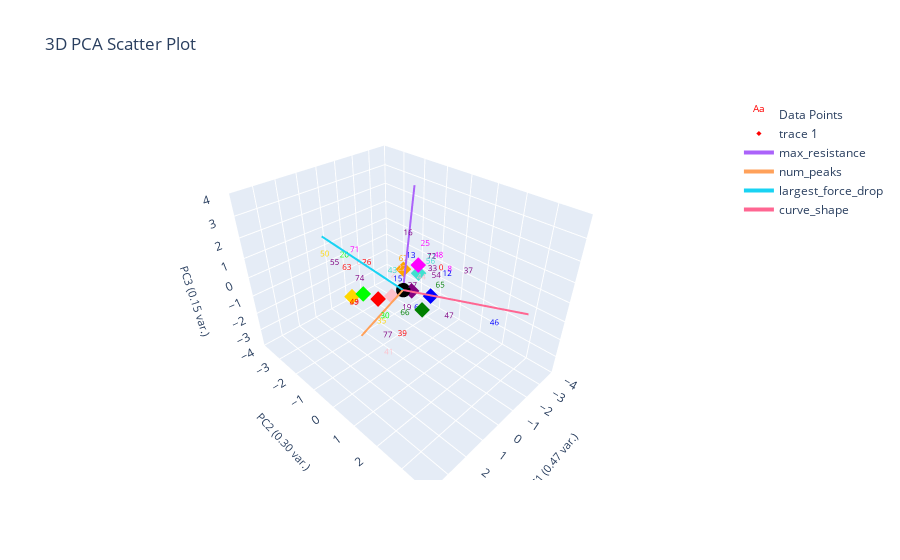

Notebook cell for this chart:
### Markdown cell above
# Plot Labeled Data Only

### Code cell
marions_labeled_data[f'{ylabel_name}_nums'] = marions_labeled_data[ylabel_name].map(ylabel_to_cluster_num)
# plotting.get_curve_idx_from_cluster_color('purple', marions_labeled_data[f'{ylabel_name}_nums'], marions_labeled_data.index, data_features)

plotting.plot_clusters_seperately(marions_labeled_data[f'{ylabel_name}_nums'], curve_data, ylabel_name,
                                  cluster_category_names=list(ylabel_to_cluster_num.keys()),
                                  bold_idxs=marions_labeled_data.index.tolist()) 
plotting.plot_pca(marions_labeled_data, marions_labeled_data[f'{ylabel_name}_nums'], graph_title="Clustering Labeled Data", num_pc=3, ylabel_name=ylabel_name, centroids=label_centroids)

### Figure 1 — Plotly figure (JSON) as saved in the notebook; plotly's stock layout.template omitted (floating-point values rounded to 4 significant figures)
{"data": [{"mode": "text", "name": "Data Points", "text": ["0", "2", "8", "11", "12", "13", "15", "16", "19", "20", "22", "25", "26", "27", "30", "33", "35", "37", "39", "41", "43", "44", "46", "47", "48", "49", "50", "53", "54", "55", "56", "62", "63", "65", "66", "67", "68", "71", "72", "74", "77"], "textfont": {"color": ["red", "pink", "magenta", "turquoise", "blue", "blue", "blue", "purple", "purple", "lime", "pink", "magenta", "red", "purple", "lime", "purple", "gold", "purple", "red", "pink", "turquoise", "pink", "blue", "purple", "magenta", "red", "gold", "red", "purple", "purple", "turquoise", "pink", "red", "green", "green", "orange", "blue", "magenta", "purple", "purple", "purple"], "size": 8}, "type": "scatter3d", "x": [-1.619, -0.4848, -1.826, -2.031, -1.599, -1.752, -0.982, -1.068, -0.3085, 1.46, -0.6668, -1.324, 1.205, 0.1519, 2.543, -1.567, 1.784, -1.578, 1.78, 1.987, 0.2753, 0.3454, 0.437, -0.08055, -2.133, 2.852, 1.517, 1.79, -1.631, 1.452, -1.73, -0.7403, 1.451, 0.07177, 0.8833, -1.563, 0.07174, 1.436, -2.039, 1.554, 1.677], "y": [0.4808, -0.8445, 0.7066, -0.2231, 0.7587, -0.9516, -0.9948, -0.5823, -0.05503, -1.416, -0.5614, -0.02973, -0.6016, 0.5139, 1.26, 0.153, 0.4673, 1.56, 1.322, 0.8746, -0.2595, 1.001, 3.594, 1.836, 0.02023, 0.2816, -2.4, -0.7775, 0.2909, -1.972, -0.05055, -2.711, -1.352, 1.536, 0.7523, -1.179, 0.7409, -0.9477, -0.2168, -0.6513, 0.6264], "z": [0.1114, -0.5771, 0.08815, 0.05894, 0.002786, -0.1932, -1.161, 1.51, -1.755, 1.051, -0.122, 1.182, 1.076, 0.1438, 0.584, -0.1203, -0.8014, 0.6821, -0.7389, -2.0, 0.4308, 0.9885, 0.8571, -0.5634, 0.2407, 0.6404, 0.5263, -0.7699, -0.4292, 0.3189, 0.06911, -1.206, 0.4588, 0.8286, -0.6849, -0.4203, -0.9068, 1.579, 0.08083, 0.4238, -1.484]}, {"marker": {"color": ["red", "gold", "blue", "green", "purple", "pink", "turquoise", "orange", "lime", "magenta"], "size": 4, "symbol": "diamond"}, "mode": "markers", "type": "scatter3d", "x": [1.243, 1.651, -0.765, 0.4775, -0.3124, 0.08802, -1.162, -1.563, 2.001, -0.9619], "y": [-0.1077, -0.9663, 0.6294, 1.144, 0.1366, -0.4482, -0.1777, -1.179, -0.07772, -0.06266], "z": [0.1296, -0.1375, -0.2802, 0.07187, -0.1084, -0.5834, 0.1863, -0.4203, 0.8173, 0.7724]}, {"marker": {"color": "black", "size": 5}, "mode": "markers", "name": "Origin", "showlegend": false, "type": "scatter3d", "x": [0], "y": [0], "z": [0]}, {"line": {"width": 4}, "mode": "lines+text", "name": "max_resistance", "textposition": "top center", "type": "scatter3d", "x": [0, -2.552], "y": [0, -1.421], "z": [0, 3.365]}, {"line": {"width": 4}, "mode": "lines+text", "name": "num_peaks", "textposition": "top center", "type": "scatter3d", "x": [0, 3.07], "y": [0, 0.7513], "z": [0, 0.03476]}, {"line": {"width": 4}, "mode": "lines+text", "name": "largest_force_drop", "textposition": "top center", "type": "scatter3d", "x": [0, 2.908], "y": [0, -0.7926], "z": [0, 3.341]}, {"line": {"width": 4}, "mode": "lines+text", "name": "curve_shape", "textposition": "top center", "type": "scatter3d", "x": [0, -0.7774], "y": [0, 4.668], "z": [0, 1.586]}], "layout": {"autosize": true, "scene": {"xaxis": {"range": [-4, 4], "title": {"font": {"size": 11}, "text": "PC1 (0.47 var.)"}}, "yaxis": {"range": [-4, 4], "title": {"font": {"size": 11}, "text": "PC2 (0.30 var.)"}}, "zaxis": {"range": [-4, 4], "title": {"font": {"size": 11}, "text": "PC3 (0.15 var.)"}}}, "title": {"text": "3D PCA Scatter Plot"}}}
